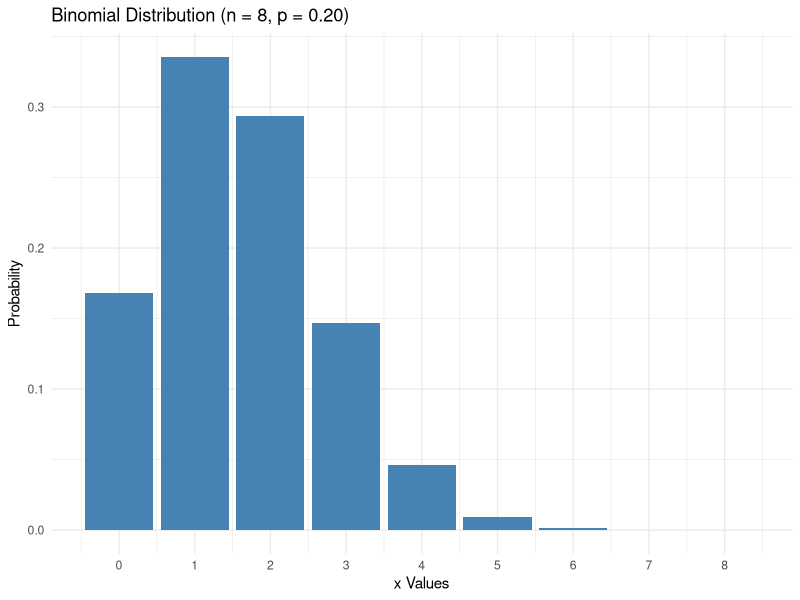
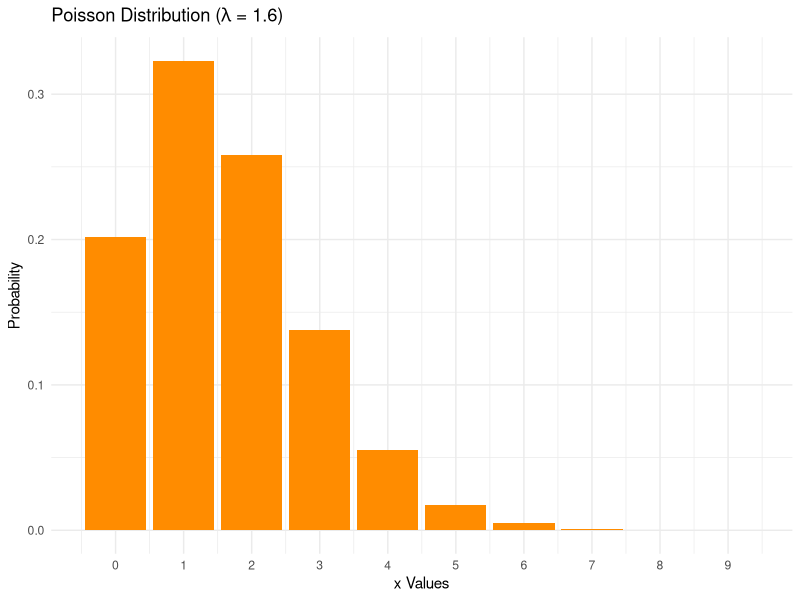

Here is the R script that generated these plots, in order:
## ---- chunk 1
knitr::opts_chunk$set(echo = TRUE, warning = FALSE, message = FALSE)
library(tidyverse)
library(knitr)
## ---- chunk 2
set.seed(1234)
dice_rolls <- sample(x = 1:6, size = 10, replace = TRUE)
print(dice_rolls)

dice_grid <- expand.grid(die1 = 1:6, die2 = 1:6)
prob_sum_12 <- mean(rowSums(dice_grid) == 12)
prob_sum_lt6 <- mean(rowSums(dice_grid) < 6)
print(sprintf("Two-dice P(sum = 12): %.4f | P(sum < 6): %.4f", prob_sum_12, prob_sum_lt6))

vec_a <- c(1, 3, 5, 2, 4, 6)
vec_b <- c(2, 4, 6, 8, 10)
print(union(vec_a, vec_b))
print(intersect(vec_a, vec_b))

law_firm_combos <- choose(16, 3)
print(sprintf("Small law firm combinations C(16, 3): %d", law_firm_combos))
## ---- chunk 3
bayes_table <- function(hypos, prior, likelihood) {
  unnorm <- prior * likelihood
  norm_const <- sum(unnorm)
  posterior <- unnorm / norm_const
  data.frame(
    Hypothesis = hypos,
    Prior = prior,
    Likelihood = likelihood,
    Product = unnorm,
    Posterior = round(posterior, 4)
  )
}

supplier_tbl <- bayes_table(
  hypos = c("Supplier A1", "Supplier A2"),
  prior = c(0.60, 0.40),
  likelihood = c(0.02, 0.05)
)
print(supplier_tbl)

cookie_tbl <- bayes_table(
  hypos = c("Bowl 1", "Bowl 2"),
  prior = c(0.5, 0.5),
  likelihood = c(0.75, 0.50)
)
print(cookie_tbl)

mm_tbl <- bayes_table(
  hypos = c("A: Bag1=1994, Bag2=1996", "B: Bag1=1996, Bag2=1994"),
  prior = c(0.5, 0.5),
  likelihood = c(0.20 * 0.20, 0.14 * 0.10)
)
print(mm_tbl)

monty_tbl <- bayes_table(
  hypos = c("Door A", "Door B", "Door C"),
  prior = c(1/3, 1/3, 1/3),
  likelihood = c(0.5, 0, 1)
)
print(monty_tbl)
## ---- chunk 4
discrete_summary <- function(outcomes, probs) {
  expect_val <- sum(outcomes * probs)
  var_val <- sum((outcomes - expect_val)^2 * probs)
  data.frame(
    Expected_Value = expect_val,
    Variance = var_val,
    Standard_Deviation = sqrt(var_val)
  )
}

no_of_crises <- 0:5
prob_of_crises <- c(0.37, 0.31, 0.18, 0.09, 0.04, 0.01)
print(discrete_summary(outcomes = no_of_crises, probs = prob_of_crises))
## ---- chunk 5
p_cnn <- pbinom(q = 9, size = 20, prob = 0.60, lower.tail = TRUE)
print(sprintf("Demo 5.4 P(X < 10) for n=20, p=0.60: %.4f", p_cnn))

mug_probs <- c(0.10, 0.20, 0.30, 0.40)
lot_acceptance <- data.frame(
  Defect_Rate_p = mug_probs,
  Accept_Prob_P_X_le_2 = round(pbinom(q = 2, size = 10, prob = mug_probs), 3),
  Expected_Defects = 10 * mug_probs
)
print(lot_acceptance)

ggplot(data = data.frame(x = 0:8, prob = dbinom(0:8, size = 8, prob = 0.20)),
       aes(x = x, y = prob)) +
  geom_bar(stat = "identity", fill = "steelblue") +
  labs(title = "Binomial Distribution (n = 8, p = 0.20)",
       x = "x Values", y = "Probability") +
  scale_x_continuous(breaks = 0:8) +
  theme_minimal()
## ---- chunk 6
p_ups <- ppois(q = 4, lambda = 2.3, lower.tail = FALSE)
print(sprintf("Demo 5.6 UPS P(X > 4) for lambda = 2.3: %.4f", p_ups))

ggplot(data = data.frame(x = 0:9, prob = dpois(0:9, lambda = 1.6)),
       aes(x = x, y = prob)) +
  geom_bar(stat = "identity", fill = "darkorange") +
  labs(title = expression("Poisson Distribution (" * lambda * " = 1.6)"),
       x = "x Values", y = "Probability") +
  scale_x_continuous(breaks = 0:9) +
  theme_minimal()
## ---- chunk 7
p_sv <- phyper(q = 0, m = 12, n = 18 - 12, k = 3, lower.tail = FALSE)
p_sv_comp <- 1 - (choose(12, 0) * choose(6, 3) / choose(18, 3))
p_women <- dhyper(x = 3, m = 8, n = 24 - 8, k = 5)

print(sprintf("Demo 5.8 Silicon Valley P(X >= 1): %.4f (via combinations: %.4f)", p_sv, p_sv_comp))
print(sprintf("Table 5.13/5.14 P(X = 3 women): %.4f", p_women))
